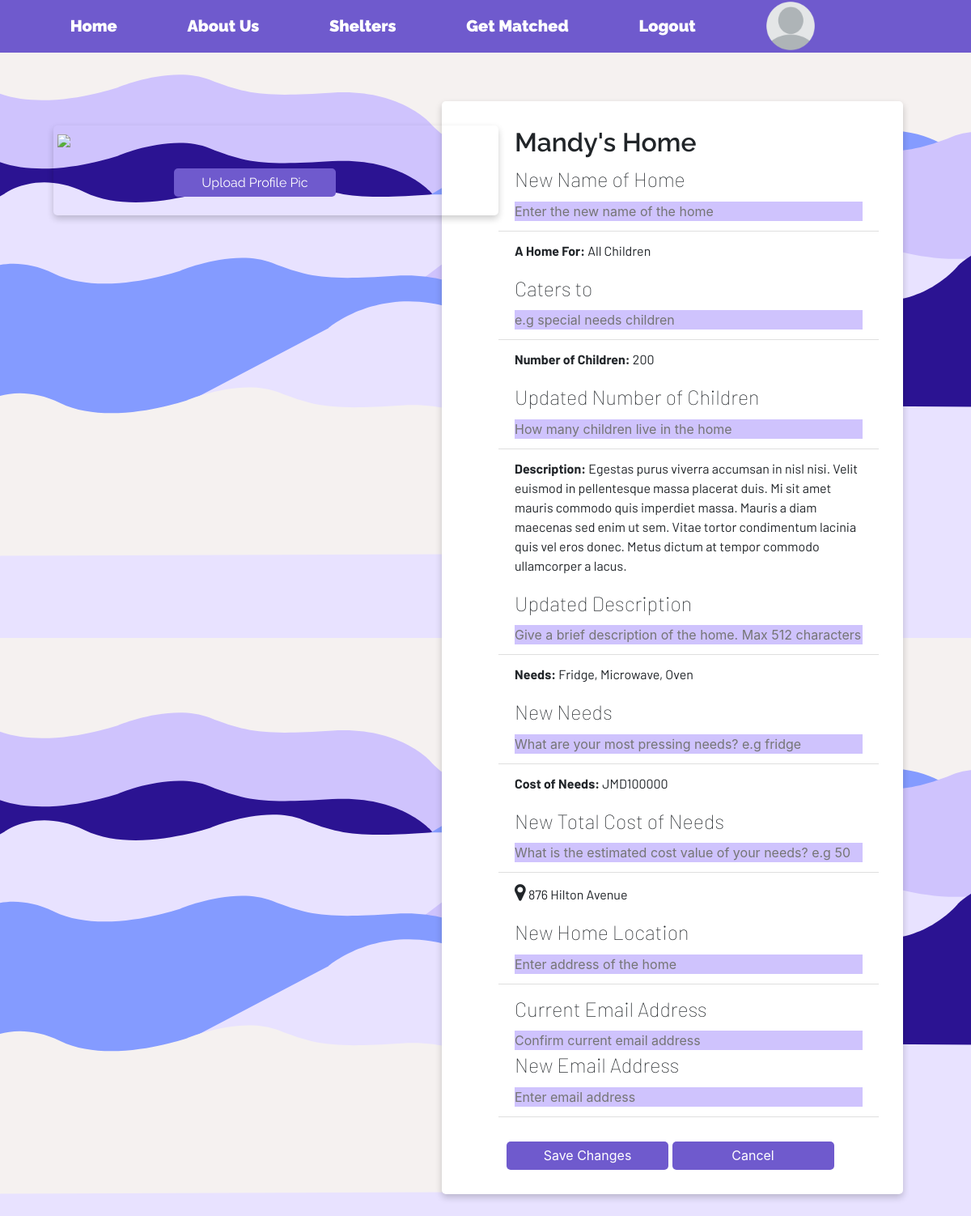
The page /chome-edit-profile (signed in) on the database its author committed.
### website/models.py (models this page shows)
class User(db.Model, UserMixin):
    id = db.Column(db.Integer, primary_key=True)
    full_name = db.Column(db.String(128))
    email = db.Column(db.String(256), unique=True)
    password = db.Column(db.String(16))
    urole = db.Column(db.String(20))

class Home(db.Model):
    id = db.Column(db.Integer, primary_key=True)
    home_name = db.Column(db.String(256))
    home_email = db.Column(db.String(256), unique=True)
    home_password = db.Column(db.String(16))
    home_location = db.Column(db.String(256))
    home_population = db.Column(db.Integer)
    home_specialization = db.Column(db.String(64))
    home_description = db.Column(db.String(512))
    home_needs = db.Column(db.String(512))
    home_needs_cost = db.Column(db.Integer)

### website/views.py (the view, shortened to what this page needs)
@views.route('/chome-edit-profile', methods=['GET', 'POST'])
@login_required
def chome_edit_profile():
    if current_user.urole != "CHome":
        return redirect(url_for("auth.login"))
    home = Home.query.filter_by(home_name=current_user.full_name).first()
    return render_template("chome_edit_your_profile.html", user=current_user, home=home)

### website/__init__.py (called while the page is built)
def create_app():
    app = Flask(__name__)
    app.config['SECRET_KEY'] = 'changethislater' #encrypting session data
    app.config['SQLALCHEMY_DATABASE_URI'] = f"sqlite:///{DB_NAME}" #location of database
    db.init_app(app)
    from .views import views
    from .auth import auth
    app.register_blueprint(views, url_prefix='/')
    app.register_blueprint(auth, url_prefix='/')
    from .models import User
    create_database(app)
    login_manager = LoginManager()
    login_manager.login_view = "views.home"
    login_manager.init_app(app)
    @login_manager.user_loader
    def load_user(id):
        return User.query.get(int(id))
    return app

### website/templates/chome_edit_your_profile.html (shortened to what this page needs)
{% extends "base.html" %}
{% block content%}
<body background="{{ url_for('static', filename='profile_bg.png') }}"></body>
<div class="container" style="box-shadow: 0 4px 8px 0 rgba(0,0,0,0.2); transition: 0.3s; border-radius: 5px; width: 550px; float: left; margin-left: 5.5vw; padding: 5px; margin-top: 2.5vw;">
    <img src="{{ url_for('static', filename='example.jpg') }}" style="max-width: 100%; max-height: 100%;">
    <br><br>
    <div style="font-family: 'Raleway', sans-serif; margin-left: 12vw; margin-bottom: 1.5vw;">
        <button style="width: 200px; height: 35px; border-radius: 5px; background-color: #6f5acd;"><a href="#" style="color: white;">Upload Profile Pic</a></button>
    </div>
</div>
<div id="wrapper" class="container" style="background-color: white; width: 570px; margin-top: 5vw; margin-right: 7vw; box-shadow: 0 4px 8px 0 rgba(0,0,0,0.2); transition: 0.3s; border-radius: 5px;">
    <div class="container" id="user_details">
        <form method="POST">
            <ul class="list-group list-group-flush">
                <li class="list-group-item" style="background-color: transparent !important;">
                    <h2 style="font-family: 'Raleway', sans-serif; font-weight: 600; padding-top: 20px;">{{ user.full_name }}</h2>
                    <label for="home_name">New Name of Home</label>
                    <input
                        type="text"
                        id="home_name"
                        name="home_name"
                        placeholder="Enter the new name of the home"
                        style="background-color: #cfc3fd; width: 100%;"
                    />
                </li>
                <li class="list-group-item" style="background-color: transparent !important;">
                    <p style="font-family: 'Barlow', sans-serif;"><b>A Home For:</b>   {{ home.home_specialization }}</p>
                    <label for="home_specialization">Caters to</label>
                    <input
                        type="text"
                        id="home_specialization"
                        name="home_specialization"
                        placeholder="e.g special needs children"
                        style="background-color: #cfc3fd; width: 100%;"
                    />
                </li>
                <li class="list-group-item" style="background-color: transparent !important;">
                    <p style="font-family: 'Barlow', sans-serif;"><b>Number of Children:</b>   {{ home.home_population }}</p>
                    <label for="home_population">Updated Number of Children</label>
                    <input
                        type="text"
                        id="home_population"
                        name="home_population"
                        placeholder="How many children live in the home"
                        style="background-color: #cfc3fd; width: 100%;"
                    />
                </li>
                <li class="list-group-item" style="background-color: transparent !important;">
                    <p style="font-family: 'Barlow', sans-serif;"><b>Description:</b>   {{ home.home_description }}</p>
                    <label for="home_description">Updated Description</label>
                    <input
                        type="text"
                        id="home_description"
                        name="home_description"
                        placeholder="Give a brief description of the home. Max 512 characters"
                        style="background-color: #cfc3fd; width: 100%;"
                    />
                </li>
                <li class="list-group-item" style="background-color: transparent !important;">
                    <p style="font-family: 'Barlow', sans-serif;"><b>Needs:</b>   {{ home.home_needs }}</p>
                    <label for="home_needs">New Needs</label>
                    <input
                        type="text"
                        id="home_needs"
                        name="home_needs"
                        placeholder="What are your most pressing needs? e.g fridge"
                        style="background-color: #cfc3fd; width: 100%;"
                    />
                </li>
                <li class="list-group-item" style="background-color: transparent !important;">
                    <p style="font-family: 'Barlow', sans-serif;"><b>Cost of Needs:</b>   JMD{{ home.home_needs_cost }}</p>
                    <label for="home_needs_cost">New Total Cost of Needs</label>
                    <input
                        type="number"
                        id="home_needs_cost"
                        name="home_needs_cost"
                        placeholder="What is the estimated cost value of your needs? e.g 50,000"
                        style="background-color: #cfc3fd; width: 100%;"
                    />
                </li>
                <li class="list-group-item" style="background-color: transparent !important;">
                    <p style="font-family: 'Barlow', sans-serif;"><i class="fa fa-map-marker" style="font-size:24px"></i>   {{ home.home_location }}</p>
                    <label for="home_location">New Home Location</label>
                    <input
                        type="text"
                        id="home_location"
                        name="home_location"
                        placeholder="Enter address of the home"
                        style="background-color: #cfc3fd; width: 100%;"
                    />
                </li>
                <li class="list-group-item" style="background-color: transparent !important;">
                    <label for="current_email">Current Email Address</label>
                    <input
                        type="email"
                        id="current_email"
                        name="current_email"
                        placeholder="Confirm current email address"
                        style="background-color: #cfc3fd; width: 100%;"
                        required
                    />
                    <br>
                    <label for="home_email">New Email Address</label>
                    <input
                        type="email"
                        id="home_email"
                        name="home_email"
                        placeholder="Enter email address"
                        style="background-color: #cfc3fd; width: 100%;"
                    />
                </li>
            </ul>
            <button style="width: 200px; height: 35px; border-radius: 5px; background-color: #6f5acd; margin-top: 30px; margin-left: 50px; margin-bottom: 30px; color: white;" type="submit">Save Changes</button>
            <button style="width: 200px; height: 35px; border-radius: 5px; background-color: #6f5acd; margin-top: 30px;"><a href="/chome" style="color: white;">Cancel</a></button>
        </form>
    </div>
</div>
<br><br><br><br>
{% endblock %}

### website/static/navstyles.css (style rules this page uses)
* { padding:0px; margin:0px; border:0px; }
li { list-style-type: none; }

### website/static/match.css (style rules this page uses)
* { padding:0px; margin:0px; border:0px; }

### website/static/login.css (style rules this page uses)
form { height:100%; width: 100%; }
label { font-size: 30px; font-family: 'Barlow', sans-serif; }

### website/static/signup.css (style rules this page uses)
form { height:100%; width: 100%; }
label { font-size: 25px; font-weight: 100; font-family: 'Barlow', sans-serif; }

### rows shown on the page
User: full_name "Mandy's Home"
Home: home_specialization "All Children", home_population "200", home_description "Egestas purus viverra accumsan in nisl nisi. Velit euismod in pellentesque massa placerat duis. Mi sit amet mauris commodo quis imperdiet massa. Mauris a diam maecenas sed enim ut sem. Vitae tortor condimentum lacinia quis vel eros donec. Metus dictum at tempor commodo ullamcorper a lacus.", home_needs "Fridge, Microwave, Oven", home_needs_cost "100000", home_location "876 Hilton Avenue"
